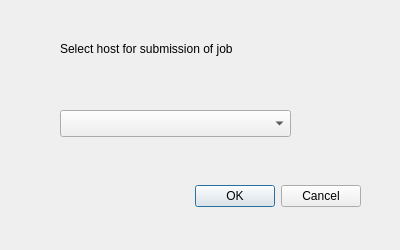
<?xml version="1.0" encoding="UTF-8"?>
<ui version="4.0">
 <class>submhdlg</class>
 <widget class="QDialog" name="submhdlg">
  <property name="geometry">
   <rect>
    <x>0</x>
    <y>0</y>
    <width>400</width>
    <height>250</height>
   </rect>
  </property>
  <property name="windowTitle">
   <string>Host for submission of job</string>
  </property>
  <widget class="QDialogButtonBox" name="buttonBox">
   <property name="geometry">
    <rect>
     <x>160</x>
     <y>180</y>
     <width>201</width>
     <height>32</height>
    </rect>
   </property>
   <property name="orientation">
    <enum>Qt::Horizontal</enum>
   </property>
   <property name="standardButtons">
    <set>QDialogButtonBox::Cancel|QDialogButtonBox::Ok</set>
   </property>
  </widget>
  <widget class="QLabel" name="label">
   <property name="geometry">
    <rect>
     <x>60</x>
     <y>40</y>
     <width>231</width>
     <height>17</height>
    </rect>
   </property>
   <property name="text">
    <string>Select host for submission of job</string>
   </property>
  </widget>
  <widget class="QComboBox" name="hostname">
   <property name="geometry">
    <rect>
     <x>60</x>
     <y>110</y>
     <width>231</width>
     <height>27</height>
    </rect>
   </property>
   <property name="toolTip">
    <string>This is the recipient server for the job</string>
   </property>
  </widget>
 </widget>
 <tabstops>
  <tabstop>hostname</tabstop>
  <tabstop>buttonBox</tabstop>
 </tabstops>
 <resources/>
 <connections>
  <connection>
   <sender>buttonBox</sender>
   <signal>accepted()</signal>
   <receiver>submhdlg</receiver>
   <slot>accept()</slot>
   <hints>
    <hint type="sourcelabel">
     <x>248</x>
     <y>254</y>
    </hint>
    <hint type="destinationlabel">
     <x>157</x>
     <y>274</y>
    </hint>
   </hints>
  </connection>
  <connection>
   <sender>buttonBox</sender>
   <signal>rejected()</signal>
   <receiver>submhdlg</receiver>
   <slot>reject()</slot>
   <hints>
    <hint type="sourcelabel">
     <x>316</x>
     <y>260</y>
    </hint>
    <hint type="destinationlabel">
     <x>286</x>
     <y>274</y>
    </hint>
   </hints>
  </connection>
 </connections>
</ui>
